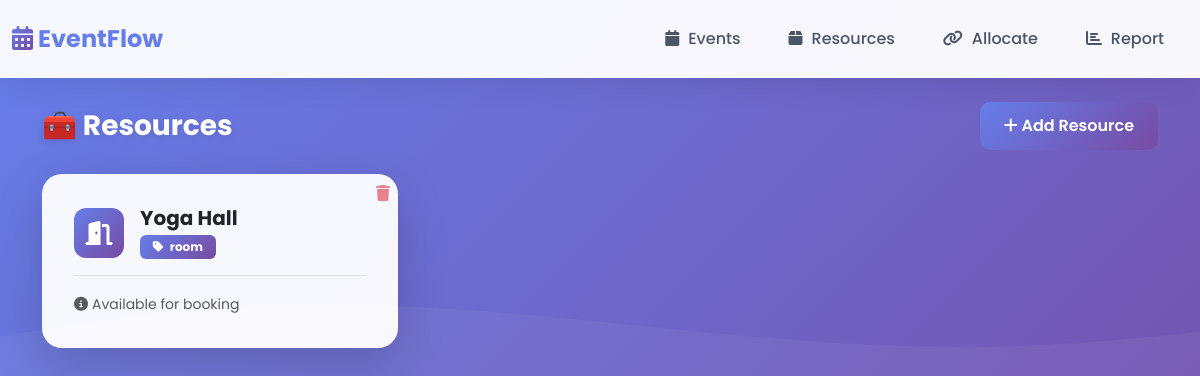
Before: /resources with the older database file.
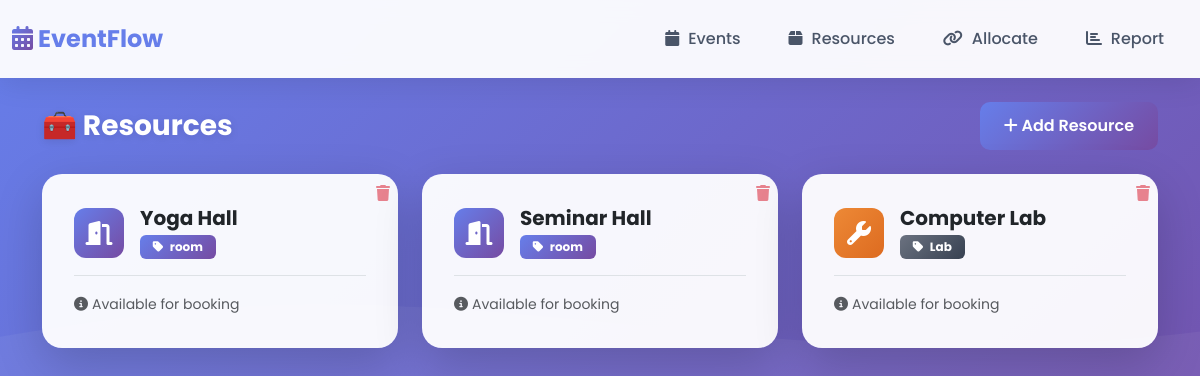
After: the same page with the newer database file.
### models/resource.py (models this page shows)
class Resource(db.Model):
    __tablename__ = "resources"
    resource_id = db.Column(db.Integer, primary_key=True)
    resource_name = db.Column(db.String(100), nullable=False)
    resource_type = db.Column(db.String(50), nullable=False)
    allocations = db.relationship(
        "EventResourceAllocation",
        back_populates="resource",
        cascade="all, delete-orphan"
    )

### app.py (the view)
    @app.route("/resources")
    def view_resources():
        return render_template("resources.html", resources=Resource.query.all())

### templates/resources.html (shortened to what this page needs)
{% extends "base.html" %}
{% block content %}
<div class="d-flex justify-content-between align-items-center mb-4">
    <h3 class="mb-0">🧰 Resources</h3>
    <a href="/resources/add" class="btn btn-primary">
        <i class="fa-solid fa-plus"></i> Add Resource
    </a>
</div>
<div class="row g-4 mb-4">
    {% for r in resources %}
    <div class="col-md-4">
        <div class="card shadow-lg h-100 position-relative">
            <div class="position-absolute top-0 end-0 p-2">
                <a href="/resources/delete/{{ r.resource_id }}"
                   onclick="return confirm('Delete this resource? All allocations will be removed.');"
                   style="color:#dc3545; opacity:0.6;">
                    <i class="fa-solid fa-trash"></i>
                </a>
            </div>
            <div class="card-body">
                <div class="d-flex align-items-center mb-3">
                    <div class="me-3" style="width: 50px; height: 50px; border-radius: 12px; display: flex; align-items: center; justify-content: center; background: {% if r.resource_type == 'room' %}linear-gradient(135deg, #667eea 0%, #764ba2 100%){% elif r.resource_type == 'instructor' %}linear-gradient(135deg, #48bb78 0%, #38a169 100%){% else %}linear-gradient(135deg, #ed8936 0%, #dd6b20 100%){% endif %};">
                        <i class="fa-solid {% if r.resource_type == 'room' %}fa-door-open{% elif r.resource_type == 'instructor' %}fa-user-tie{% else %}fa-wrench{% endif %}" style="font-size: 1.5rem; color: white;"></i>
                    </div>
                    <div class="flex-grow-1">
                        <h5 class="mb-1" style="font-weight: 700;">{{ r.resource_name }}</h5>
                        <span class="badge" style="background: {% if r.resource_type == 'room' %}linear-gradient(135deg, #667eea 0%, #764ba2 100%){% elif r.resource_type == 'instructor' %}linear-gradient(135deg, #48bb78 0%, #38a169 100%){% elif r.resource_type == 'equipment' %}linear-gradient(135deg, #ed8936 0%, #dd6b20 100%){% else %}linear-gradient(135deg, #6b7280 0%, #374151 100%){% endif %}; padding: 0.4rem 0.8rem;">
                            <i class="fa-solid fa-tag me-1"></i>
                            {{ r.resource_type }}
                        </span>
                    </div>
                </div>
                <div class="pt-3 border-top">
                    <small class="text-muted">
                        <i class="fa-solid fa-circle-info me-1"></i>Available for booking
                    </small>
                </div>
            </div>
        </div>
    </div>
    {% endfor %}
</div>
{% endblock %}

Changed rows visible on the page:
added Resource: resource_name "Seminar Hall", resource_type "room"
added Resource: resource_name "Computer Lab", resource_type "Lab"
